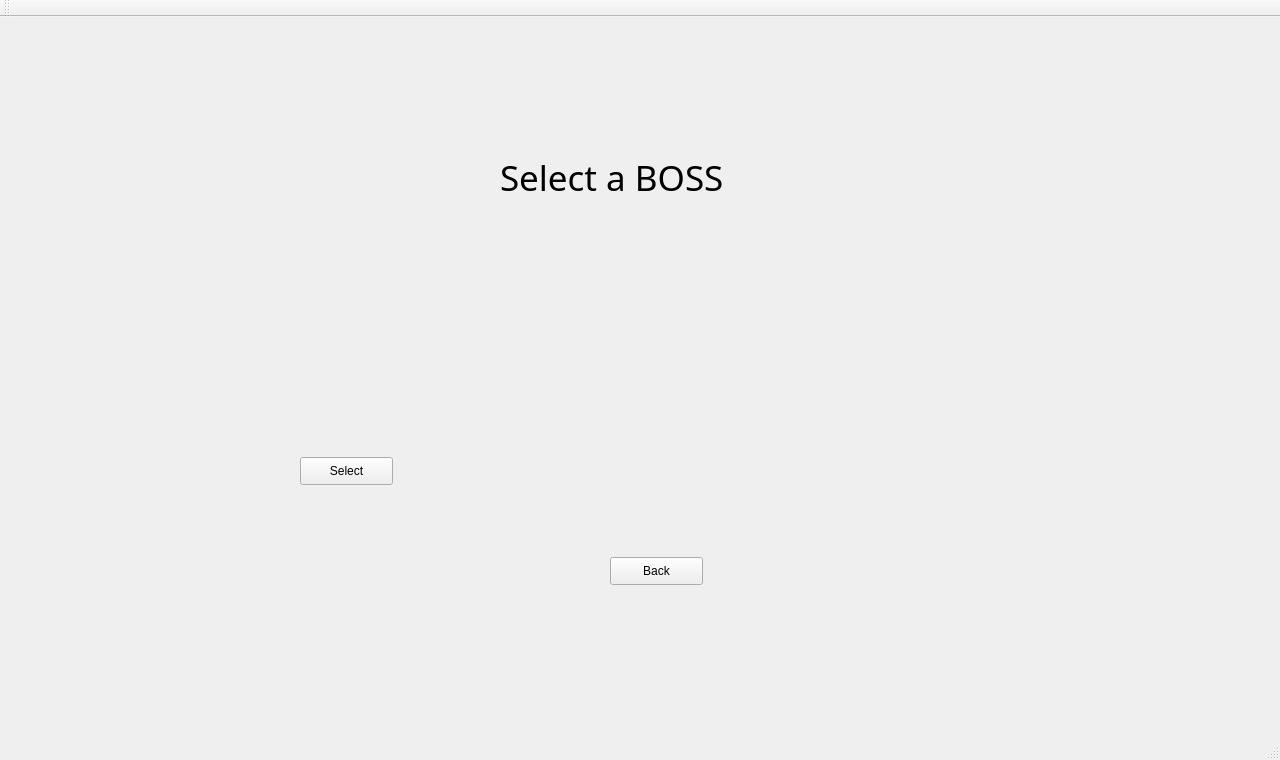
<?xml version="1.0" encoding="UTF-8"?>
<ui version="4.0">
 <class>QtGuiBoss</class>
 <widget class="QMainWindow" name="QtGuiBoss">
  <property name="geometry">
   <rect>
    <x>0</x>
    <y>0</y>
    <width>1280</width>
    <height>760</height>
   </rect>
  </property>
  <property name="windowTitle">
   <string>QtGuiBoss</string>
  </property>
  <widget class="QWidget" name="centralWidget">
   <widget class="QLabel" name="label">
    <property name="geometry">
     <rect>
      <x>500</x>
      <y>130</y>
      <width>291</width>
      <height>61</height>
     </rect>
    </property>
    <property name="font">
     <font>
      <family>Alef</family>
      <pointsize>26</pointsize>
     </font>
    </property>
    <property name="text">
     <string>Select a BOSS</string>
    </property>
   </widget>
   <widget class="QLabel" name="label_2">
    <property name="geometry">
     <rect>
      <x>290</x>
      <y>270</y>
      <width>121</width>
      <height>151</height>
     </rect>
    </property>
    <property name="text">
     <string/>
    </property>
    <property name="pixmap">
     <pixmap>asset/boss1head.png</pixmap>
    </property>
   </widget>
   <widget class="QPushButton" name="bossSelect1">
    <property name="geometry">
     <rect>
      <x>300</x>
      <y>440</y>
      <width>93</width>
      <height>28</height>
     </rect>
    </property>
    <property name="text">
     <string>Select</string>
    </property>
   </widget>
   <widget class="QPushButton" name="bossBack">
    <property name="geometry">
     <rect>
      <x>610</x>
      <y>540</y>
      <width>93</width>
      <height>28</height>
     </rect>
    </property>
    <property name="text">
     <string>Back</string>
    </property>
   </widget>
  </widget>
  <widget class="QMenuBar" name="menuBar">
   <property name="geometry">
    <rect>
     <x>0</x>
     <y>0</y>
     <width>1280</width>
     <height>26</height>
    </rect>
   </property>
  </widget>
  <widget class="QToolBar" name="mainToolBar">
   <attribute name="toolBarArea">
    <enum>TopToolBarArea</enum>
   </attribute>
   <attribute name="toolBarBreak">
    <bool>false</bool>
   </attribute>
  </widget>
  <widget class="QStatusBar" name="statusBar"/>
 </widget>
 <layoutdefault spacing="6" margin="11"/>
 <resources/>
 <connections>
  <connection>
   <sender>bossSelect1</sender>
   <signal>clicked()</signal>
   <receiver>QtGuiBoss</receiver>
   <slot>Btn1_Click()</slot>
   <hints>
    <hint type="sourcelabel">
     <x>347</x>
     <y>493</y>
    </hint>
    <hint type="destinationlabel">
     <x>429</x>
     <y>551</y>
    </hint>
   </hints>
  </connection>
  <connection>
   <sender>bossBack</sender>
   <signal>clicked()</signal>
   <receiver>QtGuiBoss</receiver>
   <slot>BtnB_Click()</slot>
   <hints>
    <hint type="sourcelabel">
     <x>674</x>
     <y>593</y>
    </hint>
    <hint type="destinationlabel">
     <x>766</x>
     <y>642</y>
    </hint>
   </hints>
  </connection>
 </connections>
 <slots>
  <slot>Btn1_Click()</slot>
  <slot>BtnB_Click()</slot>
 </slots>
</ui>
